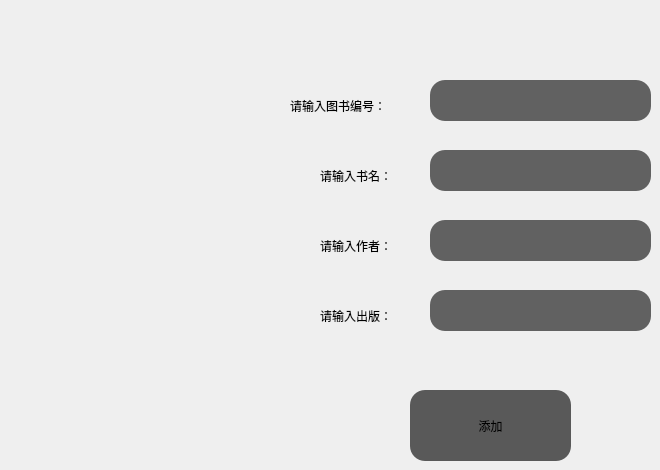
      <widget class="QWidget" name="tab_18">
       <attribute name="title">
        <string>添加</string>
       </attribute>
       <widget class="QPushButton" name="pushButton_25">
        <property name="geometry">
         <rect>
          <x>410</x>
          <y>390</y>
          <width>161</width>
          <height>71</height>
         </rect>
        </property>
        <property name="layoutDirection">
         <enum>Qt::LeftToRight</enum>
        </property>
        <property name="styleSheet">
         <string notr="true">QPushButton{
    border-top-left-radius:15px;
    background-color: rgb(89, 89, 89);
    border-top-right-radius:15px;
    border-bottom-right-radius:15px;
    border-bottom-left-radius:15px;
    }
QPushButton:hover{
    
	background-color: rgb(104, 104, 104);
    }</string>
        </property>
        <property name="text">
         <string>添加</string>
        </property>
       </widget>
       <widget class="QLabel" name="label_48">
        <property name="geometry">
         <rect>
          <x>290</x>
          <y>90</y>
          <width>151</width>
          <height>31</height>
         </rect>
        </property>
        <property name="styleSheet">
         <string notr="true">font: 10pt &quot;苹方-简&quot;;</string>
        </property>
        <property name="text">
         <string>请输入图书编号：</string>
        </property>
       </widget>
       <widget class="QLineEdit" name="lineEdit_37">
        <property name="geometry">
         <rect>
          <x>430</x>
          <y>80</y>
          <width>221</width>
          <height>41</height>
         </rect>
        </property>
        <property name="styleSheet">
         <string notr="true">background-color: rgb(97, 97, 97);
border-top-left-radius:15px;
border-top-right-radius:15px;
border-bottom-right-radius:15px;
border-bottom-left-radius:15px;</string>
        </property>
       </widget>
       <widget class="QLabel" name="label_49">
        <property name="geometry">
         <rect>
          <x>320</x>
          <y>160</y>
          <width>121</width>
          <height>31</height>
         </rect>
        </property>
        <property name="layoutDirection">
         <enum>Qt::LeftToRight</enum>
        </property>
        <property name="styleSheet">
         <string notr="true">font: 10pt &quot;苹方-简&quot;;</string>
        </property>
        <property name="text">
         <string>请输入书名：</string>
        </property>
        <property name="textFormat">
         <enum>Qt::AutoText</enum>
        </property>
       </widget>
       <widget class="QLineEdit" name="lineEdit_38">
        <property name="geometry">
         <rect>
          <x>430</x>
          <y>150</y>
          <width>221</width>
          <height>41</height>
         </rect>
        </property>
        <property name="styleSheet">
         <string notr="true">background-color: rgb(97, 97, 97);
border-top-left-radius:15px;
border-top-right-radius:15px;
border-bottom-right-radius:15px;
border-bottom-left-radius:15px;</string>
        </property>
       </widget>
       <widget class="QLabel" name="label_50">
        <property name="geometry">
         <rect>
          <x>320</x>
          <y>230</y>
          <width>131</width>
          <height>31</height>
         </rect>
        </property>
        <property name="styleSheet">
         <string notr="true">font: 10pt &quot;苹方-简&quot;;</string>
        </property>
        <property name="text">
         <string>请输入作者：</string>
        </property>
       </widget>
       <widget class="QLineEdit" name="lineEdit_39">
        <property name="geometry">
         <rect>
          <x>430</x>
          <y>220</y>
          <width>221</width>
          <height>41</height>
         </rect>
        </property>
        <property name="styleSheet">
         <string notr="true">background-color: rgb(97, 97, 97);
border-top-left-radius:15px;
border-top-right-radius:15px;
border-bottom-right-radius:15px;
border-bottom-left-radius:15px;</string>
        </property>
        <property name="text">
         <string/>
        </property>
       </widget>
       <widget class="QLineEdit" name="lineEdit_63">
        <property name="geometry">
         <rect>
          <x>430</x>
          <y>290</y>
          <width>221</width>
          <height>41</height>
         </rect>
        </property>
        <property name="styleSheet">
         <string notr="true">background-color: rgb(97, 97, 97);
border-top-left-radius:15px;
border-top-right-radius:15px;
border-bottom-right-radius:15px;
border-bottom-left-radius:15px;</string>
        </property>
        <property name="text">
         <string/>
        </property>
       </widget>
       <widget class="QLabel" name="label_51">
        <property name="geometry">
         <rect>
          <x>320</x>
          <y>300</y>
          <width>111</width>
          <height>31</height>
         </rect>
        </property>
        <property name="styleSheet">
         <string notr="true">font: 10pt &quot;苹方-简&quot;;</string>
        </property>
        <property name="text">
         <string>请输入出版：</string>
        </property>
       </widget>
       <zorder>pushButton_25</zorder>
       <zorder>label_48</zorder>
       <zorder>lineEdit_37</zorder>
       <zorder>label_49</zorder>
       <zorder>lineEdit_38</zorder>
       <zorder>label_50</zorder>
       <zorder>lineEdit_39</zorder>
       <zorder>label_51</zorder>
       <zorder>lineEdit_63</zorder>
      </widget>
